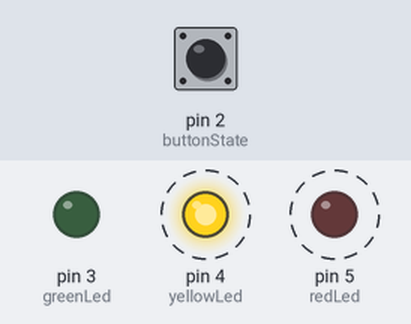
Bench run of a sketch on a simulated Arduino Uno, built with avr-gcc and run on an emulated ATmega328P. Parts: output pins drawn as LEDs (lit = HIGH). Dashed ring = blinking. The inputs (shaded band) are chosen by the test bench; at power-on: pin 2 (buttonState) HIGH.

Above: at 1.8 s.
1.9 s: pin 2 (buttonState) pulled LOW for 3.2 s
At 2.5 s:
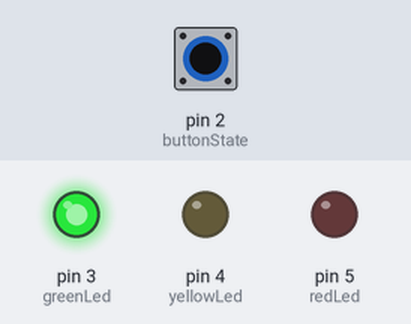
At 5.22 s:
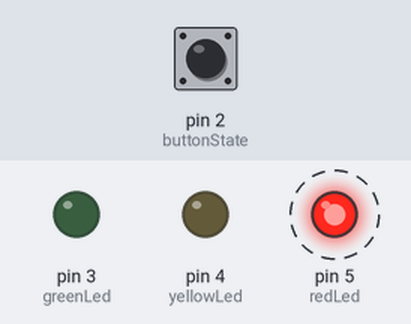
Timing chart, 0 to 12.6 s (numbered marks = the images above; inputs shaded):
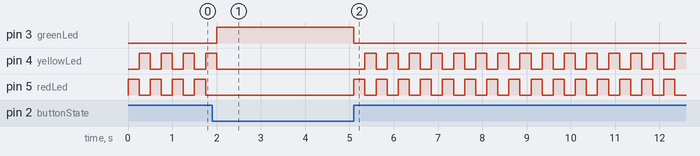

Measured:
- after the input at 1.9 s, pin 3 (greenLed): LOW → HIGH after 0.10 s, → LOW 3.1 s later
- by itself, pin 4 (yellowLed): repeats every 0.50 s: HIGH 0.25 s, LOW 0.25 s

The sketch:

spaceship.ino
```cpp
int switchState = 0;
int greenLed = 3;
int yellowLed = 4;
int redLed = 5;
int buttonState = 2;

void setup() {
  pinMode(greenLed, OUTPUT);
  pinMode(yellowLed, OUTPUT);
  pinMode(redLed, OUTPUT);
  pinMode(buttonState, INPUT);
}

void loop() {
  switchState = digitalRead(buttonState);

  if (switchState == LOW) {
    // button not pressed
    digitalWrite(greenLed, HIGH);
    digitalWrite(yellowLed, LOW);
    digitalWrite(redLed, LOW);
  } else {
    // button is pressed
    digitalWrite(greenLed, LOW);
    digitalWrite(yellowLed, LOW);
    digitalWrite(redLed, HIGH);
    delay(250);

    digitalWrite(yellowLed, HIGH);
    digitalWrite(redLed, LOW);
    delay(250);
  }

}
```
